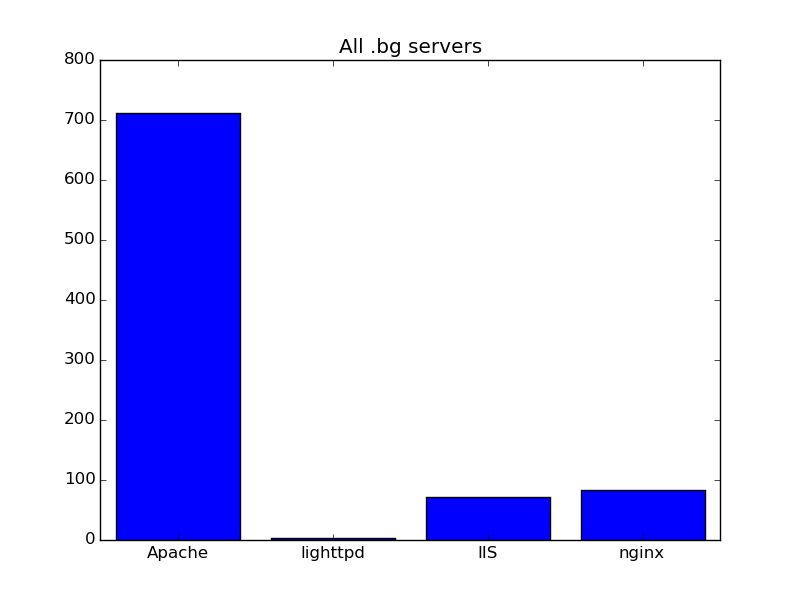

Write Python code to recreate this figure.
import requests
from bs4 import BeautifulSoup
import urllib.request
import matplotlib.pyplot as plt


class Histogram:

    def __init__(self):
        self.dict = {}

    def add(self, name):
        if name not in self.dict:
            self.dict[name] = 1
        else:
            self.dict[name] += 1

    def count(self, namee):
        if namee not in self.dict.keys():
            return None
        return self.dict[namee]

    def get_dict(self):
        return self.dict

    def make_histogram(self, name):
        with open(name, "r") as f:
            content = f.readlines()
            for line in content:
                if "nginx" in line:
                    self.add("nginx")
                if "Apache" in line:
                    self.add("Apache")
                if "IIS" in line:
                    self.add("IIS")
                if "lighttpd" in line:
                    self.add("lighttpd")
        keys = list(self.dict.keys())
        a = list(range(len(keys)))
        plt.bar(a, list(self.dict.values()), align = 'center')
        plt.xticks(a, keys)
        plt.title("All .bg servers")
        plt.savefig("histogram.png")


class Get_links:

    def __init__(self):
        pass

    def links(self):
        masiv = []
        strr = "link.php"
        url = "http://register.start.bg/"
        page = urllib.request.urlopen(url)
        soup = BeautifulSoup(page.read())
        sites = soup.find_all('a')
        for href in sites:
            a = (href.get("href"))
            if strr in str(a):
                masiv.append(href.get("href"))
        """for i in masiv:
            print(i)"""
        return masiv

    def make_request(self, new_list):
        for i in new_list:
            try:
                r = requests.get("http://register.start.bg/" + i, timeout=3)
                print(r.headers['server'])
                self.to_file("servers.txt", r.headers['server'])
            except:
                print("Not valid url")

    def to_file(self, filename, names):
        with open(filename, "a+") as f:
            f.write(names + "\n")


a = Get_links()
h = Histogram()
h.add("Apache")
h.add("Apache")
h.add("nginx")
h.add("IIS")
h.add("nginx")
print(h.count("Apache") == 2)  # True
print(h.count("nginx") == 2)  # True
print(h.count("IIS") == 1)  # True
print(h.count("IBM Web Server") == None)  # True

if __name__ == '__main__':
    a.make_request(a.links())

    h.make_histogram("servers.txt")
